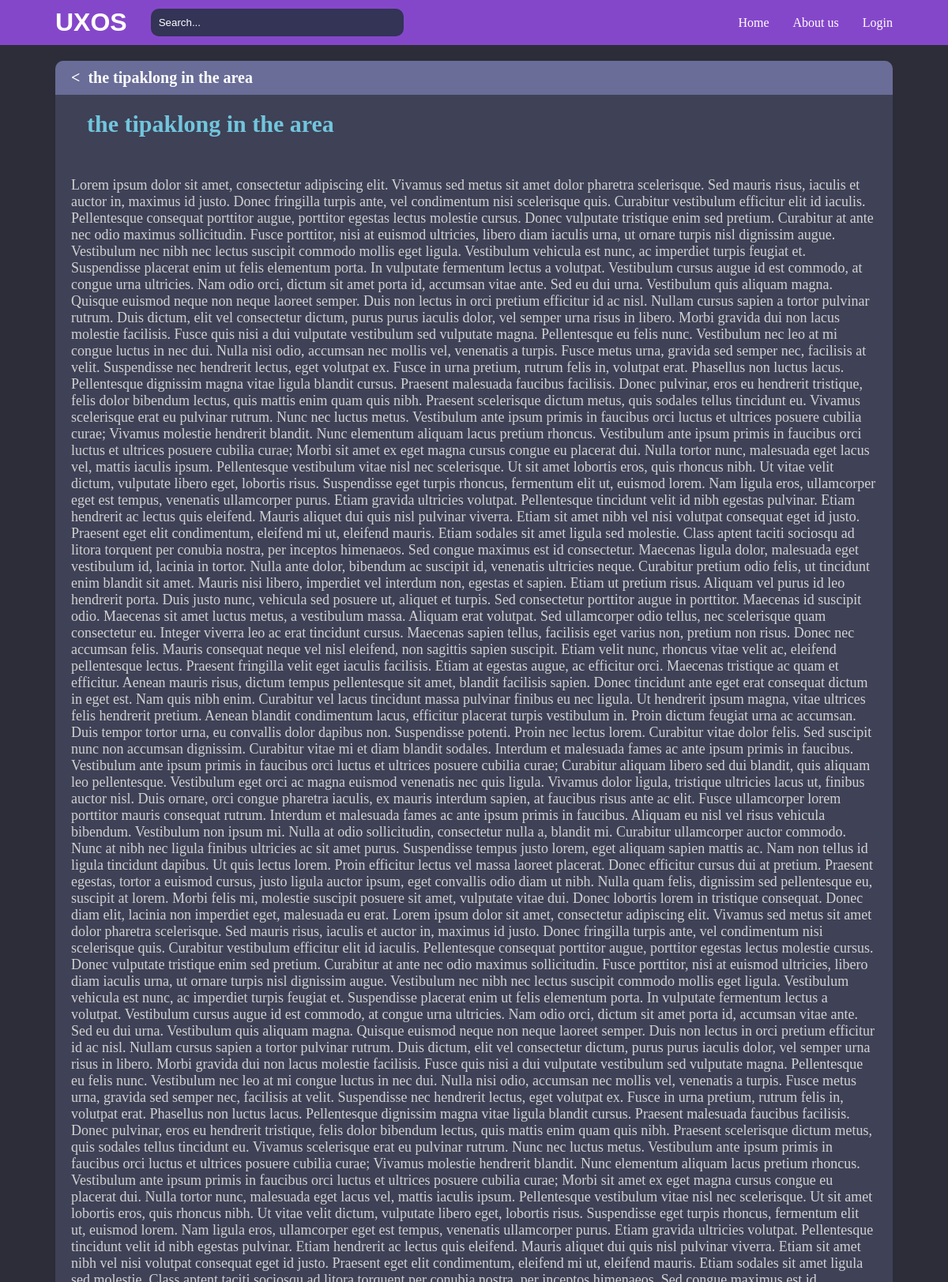
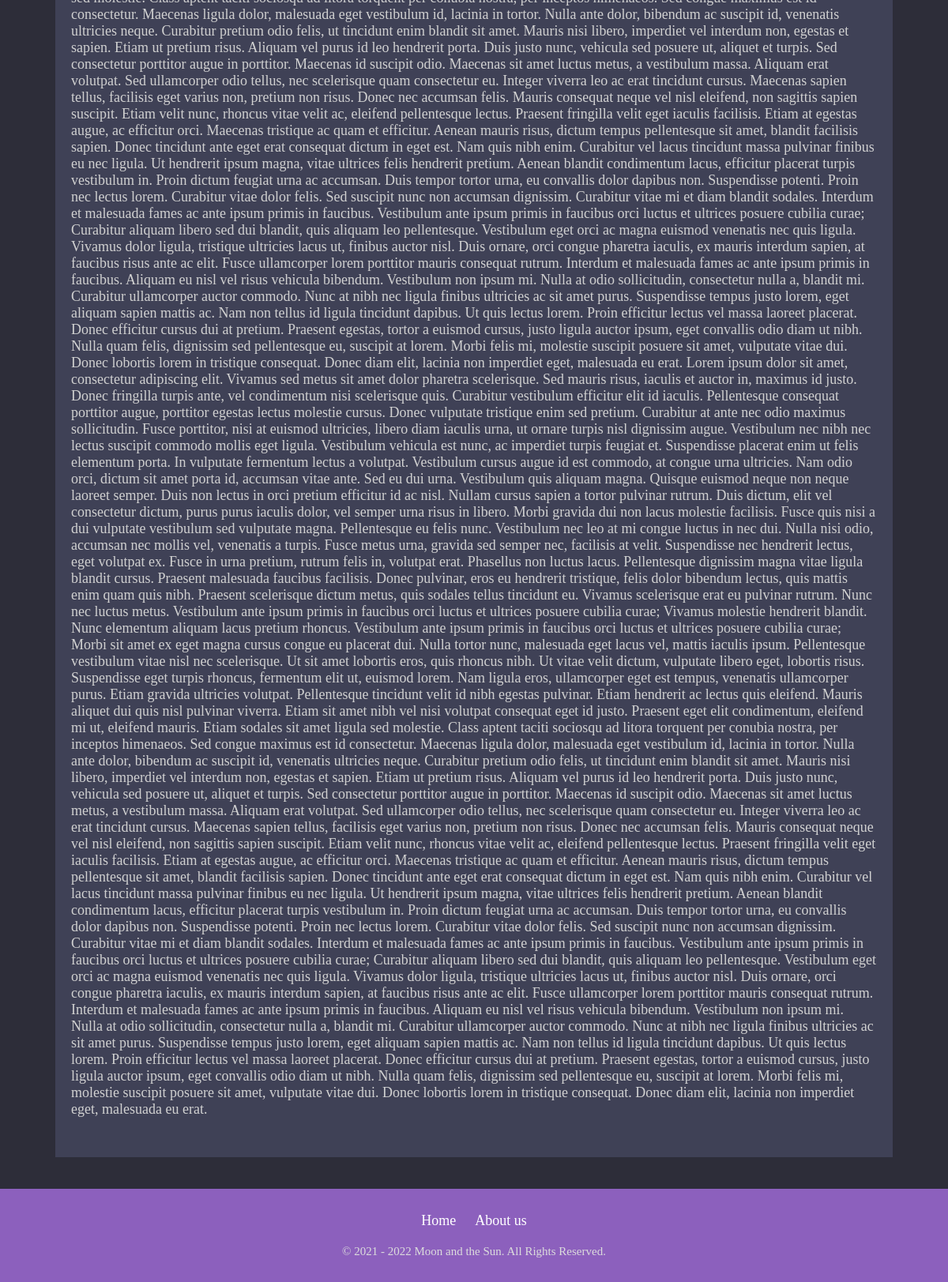
The app's page /room/18/ with its own data (2 pictures, top to bottom).
### base/models.py (models this page shows, shortened)
class Room(models.Model):
    host = models.ForeignKey(User, on_delete=models.CASCADE, null=True)
    topic = models.ForeignKey(Topic, on_delete=models.CASCADE, null=True)
    name = models.CharField(max_length=200)
    desription = models.TextField(null=True, blank=True)
    participants = models.ManyToManyField(
        User, related_name='participants', blank=True)
    update = models.DateTimeField(auto_now=True)
    create = models.DateField(auto_now_add=True)
    class Meta:
        ordering = ['-update', '-create']

### base/views.py (the view, shortened to what this page needs)
# urls.py: path('room/<str:pk>/', views.room, name='room'),
def room(request, pk):
    room = Room.objects.get(id=pk)
    messages_room = room.message_set.all().order_by('create')
    context = {'room': room, 'messages_room': messages_room}
    return render(request, 'base/room.html', context)

### base/templates/base/room.html (shortened to what this page needs)
{% extends 'main.html' %}
 {% block content %}
 <div class="room-container">
    <div class="content">
        <div class="line1">
            <a href="{% url 'home' %}"><</a>
            <h1>{{room.name}}</h1>
        </div>
        <div class="line2">
            <h1>{{room.name}}</h1>
            <div class="details">
                <p>{{room.desription}}</p>
            </div>
        </div>
    </div>
</div>
 {% endblock content %}

### templates/navar.html (style rules this page uses)
* { padding: 0; margin: 0; }
::placeholder { color: white; }

### base/templates/base/room.html (style rules this page uses)
.room-container { padding: 10px 70px; }
.room-container .content { background-color: #3F4156; border-top-left-radius: 10px; border-top-right-radius: 10px; }
.room-container h1 { color: white; font-size: 20px; }
.room-container .line1 { display: flex; background-color: #696D97; border-top-left-radius: 10px; border-top-right-radius: 10px; padding-left: 20px; align-items: center; }
.room-container .line1 a { color: white; text-decoration: none; font-size: 20px; font-weight: bolder; padding: 10px 0; margin-right: 10px; }
.room-container .line2 h1 { padding: 20px 20px; font-size: 30px; margin-left: 20px; color: #71C6DD; }
.room-container .details { margin-top: 20px; padding: 10px 20px 50px 20px; }
.room-container .details p { color: rgb(209, 209, 209); font-size: 18px; }

### templates/main.html (style rules this page uses)
body { background-color: #2D2D39; }

### records on screen
Room: name "the tipaklong in the area", desription "Lorem ipsum dolor sit amet, consectetur adipiscing elit. Vivamus sed metus sit amet dolor pharetra scelerisque. Sed mauris risus, iaculis et auctor in, maximus id justo. Donec fringilla turpis ante, vel condimentum nisi scelerisque quis. Curabitur vestibulum efficitur elit id iaculis. Pellentesque consequat porttitor augue, porttitor egestas lectus molestie cursus. Donec vulputate tristique enim sed pretium. Curabitur at ante nec odio maximus sollicitudin. Fusce porttitor, nisi at euismod ultricies, libero diam iaculis urna, ut ornare turpis nisl dignissim augue. Vestibulum nec nibh nec lectus suscipit commodo mollis eget ligula. Vestibulum vehicula est nunc, ac imperdiet turpis feugiat et.…"
